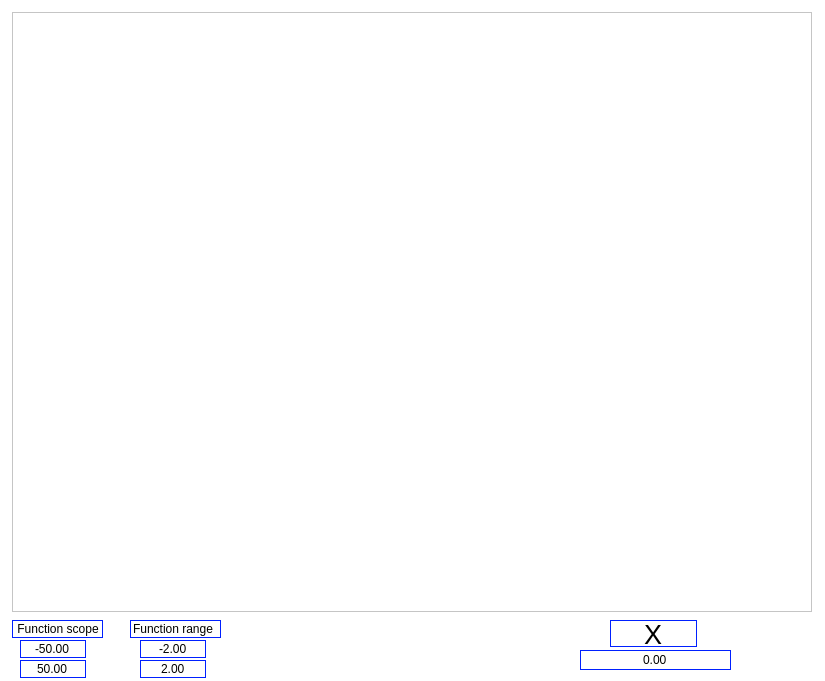
<?xml version="1.0" encoding="UTF-8"?>
<ui version="4.0">
 <class>GraphUI</class>
 <widget class="QWidget" name="GraphUI">
  <property name="geometry">
   <rect>
    <x>0</x>
    <y>0</y>
    <width>825</width>
    <height>681</height>
   </rect>
  </property>
  <property name="sizePolicy">
   <sizepolicy hsizetype="Expanding" vsizetype="Expanding">
    <horstretch>0</horstretch>
    <verstretch>0</verstretch>
   </sizepolicy>
  </property>
  <property name="minimumSize">
   <size>
    <width>0</width>
    <height>0</height>
   </size>
  </property>
  <property name="maximumSize">
   <size>
    <width>354235</width>
    <height>3453453</height>
   </size>
  </property>
  <property name="windowTitle">
   <string>Form</string>
  </property>
  <property name="styleSheet">
   <string notr="true">background-color : white;</string>
  </property>
  <widget class="QDoubleSpinBox" name="RangeMin">
   <property name="geometry">
    <rect>
     <x>140</x>
     <y>640</y>
     <width>66</width>
     <height>18</height>
    </rect>
   </property>
   <property name="font">
    <font>
     <pointsize>9</pointsize>
    </font>
   </property>
   <property name="styleSheet">
    <string notr="true">background-color: white;
color: black;
border: 1px solid rgb(0, 32, 255);
</string>
   </property>
   <property name="alignment">
    <set>Qt::AlignCenter</set>
   </property>
   <property name="buttonSymbols">
    <enum>QAbstractSpinBox::NoButtons</enum>
   </property>
   <property name="minimum">
    <double>-1000000.000000000000000</double>
   </property>
   <property name="maximum">
    <double>1000000.000000000000000</double>
   </property>
   <property name="value">
    <double>-2.000000000000000</double>
   </property>
  </widget>
  <widget class="QDoubleSpinBox" name="ScopeMax">
   <property name="geometry">
    <rect>
     <x>20</x>
     <y>660</y>
     <width>66</width>
     <height>18</height>
    </rect>
   </property>
   <property name="font">
    <font>
     <pointsize>9</pointsize>
    </font>
   </property>
   <property name="styleSheet">
    <string notr="true">background-color: white;
color: black;
border: 1px solid rgb(0, 32, 255);
</string>
   </property>
   <property name="alignment">
    <set>Qt::AlignCenter</set>
   </property>
   <property name="buttonSymbols">
    <enum>QAbstractSpinBox::NoButtons</enum>
   </property>
   <property name="minimum">
    <double>-1000000.000000000000000</double>
   </property>
   <property name="maximum">
    <double>1000000.000000000000000</double>
   </property>
   <property name="value">
    <double>50.000000000000000</double>
   </property>
  </widget>
  <widget class="QLineEdit" name="FunctionRange">
   <property name="geometry">
    <rect>
     <x>130</x>
     <y>620</y>
     <width>91</width>
     <height>18</height>
    </rect>
   </property>
   <property name="font">
    <font>
     <pointsize>9</pointsize>
    </font>
   </property>
   <property name="layoutDirection">
    <enum>Qt::LeftToRight</enum>
   </property>
   <property name="styleSheet">
    <string notr="true">background-color: white;
color: black;
border: 1px solid rgb(0, 32, 255);
</string>
   </property>
   <property name="text">
    <string>Function range </string>
   </property>
   <property name="alignment">
    <set>Qt::AlignCenter</set>
   </property>
   <property name="readOnly">
    <bool>true</bool>
   </property>
  </widget>
  <widget class="QDoubleSpinBox" name="ScopeMin">
   <property name="geometry">
    <rect>
     <x>20</x>
     <y>640</y>
     <width>66</width>
     <height>18</height>
    </rect>
   </property>
   <property name="font">
    <font>
     <pointsize>9</pointsize>
    </font>
   </property>
   <property name="styleSheet">
    <string notr="true">background-color: white;
color: black;
border: 1px solid rgb(0, 32, 255);
</string>
   </property>
   <property name="alignment">
    <set>Qt::AlignCenter</set>
   </property>
   <property name="buttonSymbols">
    <enum>QAbstractSpinBox::NoButtons</enum>
   </property>
   <property name="keyboardTracking">
    <bool>true</bool>
   </property>
   <property name="minimum">
    <double>-1000000.000000000000000</double>
   </property>
   <property name="maximum">
    <double>1000000.000000000000000</double>
   </property>
   <property name="value">
    <double>-50.000000000000000</double>
   </property>
  </widget>
  <widget class="QDoubleSpinBox" name="RangeMax">
   <property name="geometry">
    <rect>
     <x>140</x>
     <y>660</y>
     <width>66</width>
     <height>18</height>
    </rect>
   </property>
   <property name="font">
    <font>
     <pointsize>9</pointsize>
    </font>
   </property>
   <property name="styleSheet">
    <string notr="true">background-color: white;
color: black;
border: 1px solid rgb(0, 32, 255);
</string>
   </property>
   <property name="alignment">
    <set>Qt::AlignCenter</set>
   </property>
   <property name="buttonSymbols">
    <enum>QAbstractSpinBox::NoButtons</enum>
   </property>
   <property name="minimum">
    <double>-1000000.000000000000000</double>
   </property>
   <property name="maximum">
    <double>1000000.000000000000000</double>
   </property>
   <property name="value">
    <double>2.000000000000000</double>
   </property>
  </widget>
  <widget class="QLineEdit" name="FunctionScope">
   <property name="geometry">
    <rect>
     <x>12</x>
     <y>620</y>
     <width>91</width>
     <height>18</height>
    </rect>
   </property>
   <property name="font">
    <font>
     <pointsize>9</pointsize>
    </font>
   </property>
   <property name="layoutDirection">
    <enum>Qt::LeftToRight</enum>
   </property>
   <property name="styleSheet">
    <string notr="true">background-color: white;
color: black;
border: 1px solid rgb(0, 32, 255);
</string>
   </property>
   <property name="text">
    <string> Function scope</string>
   </property>
   <property name="alignment">
    <set>Qt::AlignCenter</set>
   </property>
   <property name="readOnly">
    <bool>true</bool>
   </property>
  </widget>
  <widget class="QGraphicsView" name="graphicsView">
   <property name="geometry">
    <rect>
     <x>12</x>
     <y>12</y>
     <width>800</width>
     <height>600</height>
    </rect>
   </property>
   <property name="minimumSize">
    <size>
     <width>776</width>
     <height>482</height>
    </size>
   </property>
  </widget>
  <widget class="QLineEdit" name="XDef">
   <property name="geometry">
    <rect>
     <x>610</x>
     <y>620</y>
     <width>87</width>
     <height>27</height>
    </rect>
   </property>
   <property name="font">
    <font>
     <pointsize>20</pointsize>
    </font>
   </property>
   <property name="layoutDirection">
    <enum>Qt::LeftToRight</enum>
   </property>
   <property name="styleSheet">
    <string notr="true">background-color: white;
color: black;
border: 1px solid rgb(0, 32, 255);
</string>
   </property>
   <property name="text">
    <string>X</string>
   </property>
   <property name="alignment">
    <set>Qt::AlignCenter</set>
   </property>
   <property name="readOnly">
    <bool>true</bool>
   </property>
  </widget>
  <widget class="QDoubleSpinBox" name="input_x">
   <property name="geometry">
    <rect>
     <x>580</x>
     <y>650</y>
     <width>151</width>
     <height>20</height>
    </rect>
   </property>
   <property name="styleSheet">
    <string notr="true">background-color: white;
color: black;
border: 1px solid rgb(0, 32, 255);
</string>
   </property>
   <property name="wrapping">
    <bool>false</bool>
   </property>
   <property name="alignment">
    <set>Qt::AlignCenter</set>
   </property>
   <property name="buttonSymbols">
    <enum>QAbstractSpinBox::NoButtons</enum>
   </property>
   <property name="minimum">
    <double>-1000000.000000000000000</double>
   </property>
   <property name="maximum">
    <double>1000000.000000000000000</double>
   </property>
   <property name="singleStep">
    <double>0.010000000000000</double>
   </property>
   <property name="stepType">
    <enum>QAbstractSpinBox::DefaultStepType</enum>
   </property>
   <property name="value">
    <double>0.000000000000000</double>
   </property>
  </widget>
 </widget>
 <resources/>
 <connections/>
</ui>
